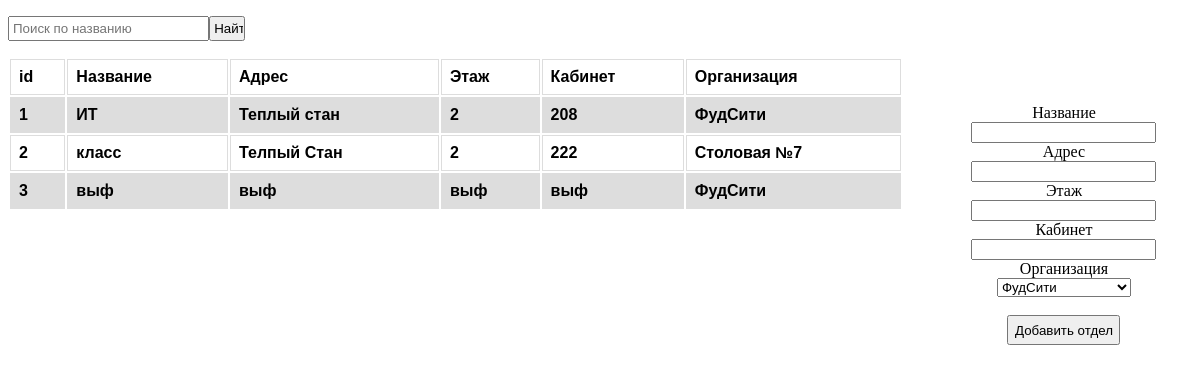
Page /department/ on the committed database.
### core/models.py (models this page shows, shortened)
class Department(models.Model):
    name = models.CharField(verbose_name='Имя', max_length=255)
    address = models.CharField(verbose_name='Адрес', max_length=255)
    floor = models.CharField(verbose_name='Этаж', max_length=255)
    cabinet = models.CharField(verbose_name='Кабинет', max_length=255)
    organization = models.ForeignKey(Organization, verbose_name="организация", on_delete=models.PROTECT)

class Organization(models.Model):
    name = models.CharField(verbose_name='Имя', max_length=255)
    address = models.CharField(verbose_name='Адрес', max_length=255)
    holding = models.ForeignKey(Holding, verbose_name="холдинг", on_delete=models.PROTECT)
    is_deleted = models.BooleanField(verbose_name='Удален', default=False)
    def __str__(self):
        return self.name

### core/views.py (the view)
# urls.py: path('department/', DepartmentList.as_view()),
class DepartmentList(ListAPIView):
    queryset = Department.objects.all()
    model = Department
    serializer_class = DepartmentSerializer
    renderer_classes = [TemplateHTMLRenderer]
    def list(self, request, *args, **kwargs):
        queryset = Department.objects.all()
        if query_name := request.query_params.get('search'):
            queryset = Department.objects.filter(name__contains=query_name)  # TODO МБ ПОЛУЧШЕ РЕШЕНИЕ ЕСТЬ
        if query_org_id := request.query_params.get('organization_id'):
            queryset = Department.objects.filter(organization__id=query_org_id)
        organization_queryset = Organization.objects.all()  # TODO мб придется переделывать,/
        return Response({'departments': queryset, 'organizations': organization_queryset,
                         'success_create': bool(request.query_params.get('success_create'))},  # TODO переделать
                        template_name='department.html')

### core/templates/department.html (shortened to what this page needs)
<!DOCTYPE html>
<html lang="en">
<head>
    <form action="">
   <p><input type="search" name="search" id="searchfield" placeholder="Поиск по названию">
   <input type="submit" id="searchbutton" value="Найти"></p>
    </form>
    <div id="block1">
    <table>
        <tr>
            <th>id</th>
            <th>Название</th>
            <th>Адрес</th>
            <th>Этаж</th>
            <th>Кабинет</th>
            <th>Организация</th>
        </tr>
        {% for department in departments %}
        <tr>
            <th><span style="cursor:pointer" href="">{{department.pk}}</span></th>
            <th>{{department.name}}</th>
            <th>{{department.address}}</th>
            <th>{{department.floor}}</th>
            <th>{{department.cabinet}}</th>
            <th>{{department.organization}}</th>
        </tr>
        {% endfor %}
    </table>
        </div>
    <div id="createform">
    <form action="create/?redirect_back=True" method="POST" >
  <div>
    <label for="name">Название</label><br>
    <input name="name" id="name"/>
  </div>
  <div>
    <label for="address">Адрес</label><br>
    <input name="address" id="address" />
  </div>
  <div>
    <label for="floor">Этаж</label><br>
    <input name="floor" id="floor" />
  </div>
  <div>
    <label for="cabinet">Кабинет</label><br>
    <input name="cabinet" id="cabinet" />
  </div>
  <div>
      Организация<br>
    <select name="organization">
        {% for organization in organizations %}
        <option>{{organization.name}}</option>
        {% endfor %}
    </select>
  </div>
  <div>
      <br>
    <button style="padding: 3%">Добавить отдел</button>
      </div>
</form>
        </div>
</head>
<body>
</body>
</html>

### core/templates/department.html (style rules this page uses)
table { font-family: arial, sans-serif; border-collapse: separate; width: 280%;  }
td, th { border: 1px solid #dddddd; text-align: left; padding: 8px; }
p { text-align: right; }
#createform { position: sticky; padding: 4% 3%; float: right; text-align: center; display: block; }
#searchfield { float: left; width: 17%; padding: 0.25%; block-size: auto; }
#searchbutton { display: block; padding: 0.25%; width: 3%; }
#block1 { float: left; display: block; width: 27%; }
tr:nth-child(even) { background-color: #dddddd; }

### rows in the picture
Department: pk "1", name "ИТ", address "Теплый стан", floor "2", cabinet "208", organization "ФудСити"
Department: pk "2", name "класс", address "Телпый Стан", floor "2", cabinet "222", organization "Столовая №7"
Department: pk "3", name "выф", address "выф", floor "выф", cabinet "выф", organization "ФудСити"

### other values in the picture
form field organization "ФудСити"
